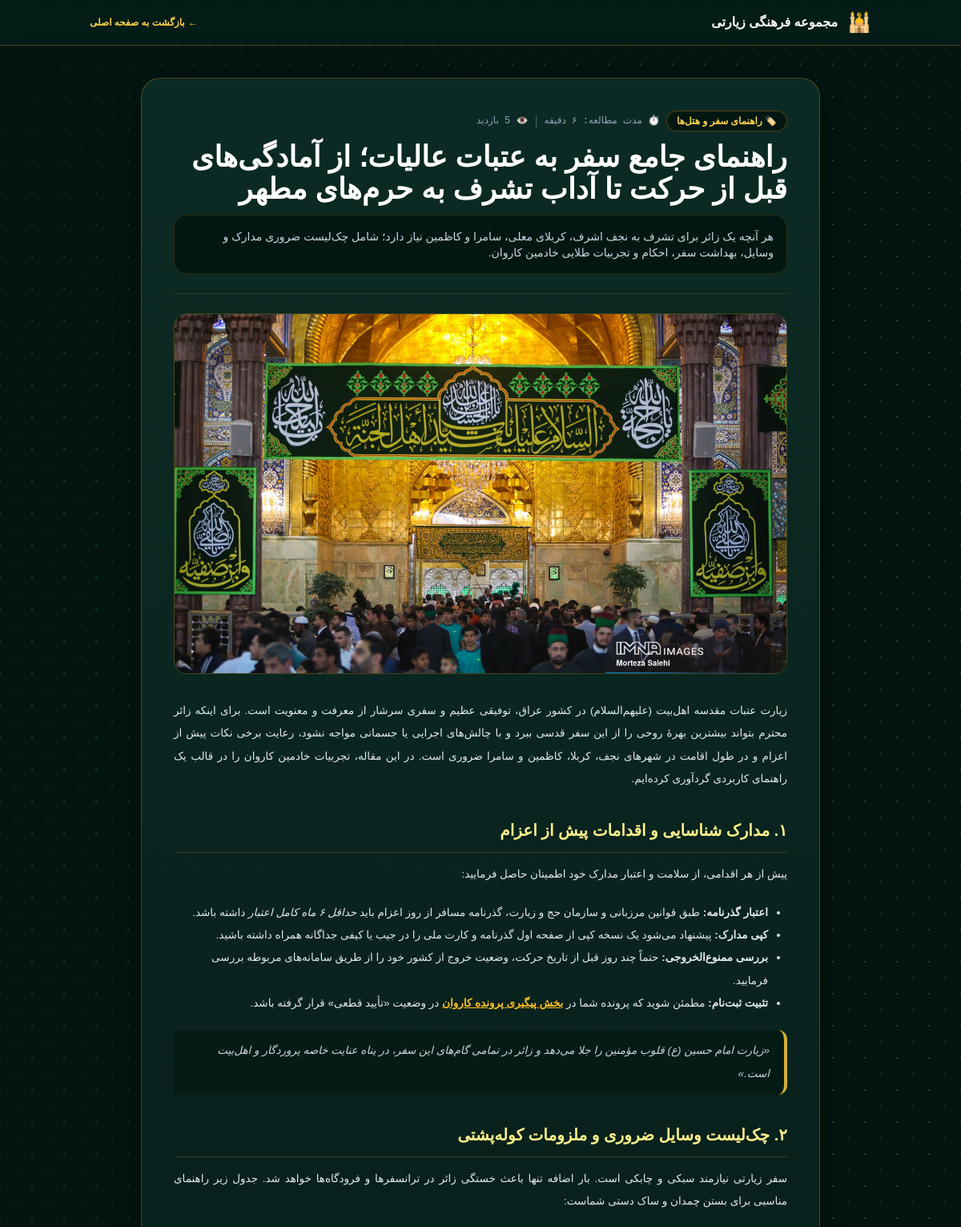
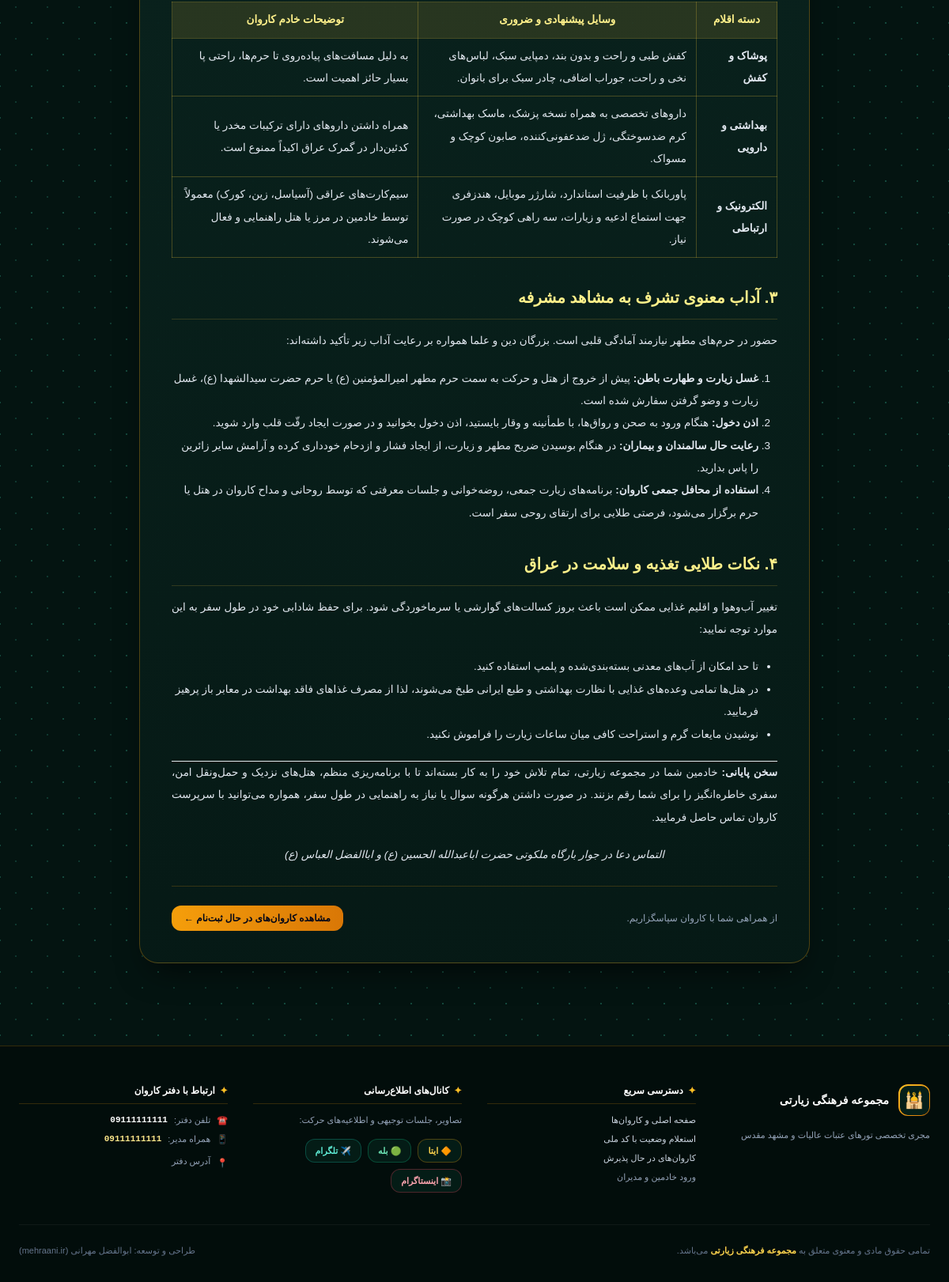
Page /single.php?id=4 on the committed database (2 pictures, top to bottom).
### tables this page shows
CREATE TABLE `blog_posts` (
  `id` int(11) NOT NULL,
  `title` varchar(255) NOT NULL,
  `category` varchar(100) DEFAULT 'آداب زیارت',
  `slug` varchar(255) NOT NULL,
  `summary` text NOT NULL,
  `read_time` varchar(20) DEFAULT '۵ دقیقه',
  `content` longtext NOT NULL,
  `image` varchar(255) DEFAULT NULL,
  `views` int(11) DEFAULT 0,
  `status` enum('published','draft') DEFAULT 'published',
  `created_at` timestamp NOT NULL DEFAULT current_timestamp()
);

### db.php (called while the page is built, shortened)
<?php
function safe($data) {
    return htmlspecialchars(trim((string)$data), ENT_QUOTES, 'UTF-8');
}
function get_settings($conn) {
    $settings = [];
    try {
        $stmt = $conn->query("SELECT setting_key, setting_value FROM settings");
        while ($row = $stmt->fetch()) {
            $settings[$row['setting_key']] = $row['setting_value'];
        }
    } catch (Exception $e) {}
    return $settings;
}

### single.php (the view, shortened to what this page needs)
<?php
require_once 'db.php';
$settings = get_settings($conn);
$post_id = (int)($_GET['id'] ?? 0);
$stmt = $conn->prepare("SELECT * FROM blog_posts WHERE id = ? AND status = 'published' LIMIT 1");
$stmt->execute([$post_id]);
$post = $stmt->fetch();
?>
<!DOCTYPE html>
<html lang="fa" dir="rtl">
<head>
    <script src="https://cdn.tailwindcss.com"></script>
    <link href="https://cdn.jsdelivr.net/gh/rastikerdar/vazirmatn@v33.003/Vazirmatn-font-face.css" rel="stylesheet">
</head>
<body class="islami-bg min-h-screen flex flex-col selection:bg-amber-500 selection:text-black">
    <header class="bg-[#051f19]/90 backdrop-blur-md border-b border-amber-500/30 sticky top-0 z-40">
        <div class="max-w-5xl mx-auto px-4 sm:px-6 h-18 py-3 flex justify-between items-center">
            <a href="index.php" class="flex items-center gap-3">
                <span class="text-2xl">🕌</span>
                <span class="font-black text-white text-sm sm:text-base"><?= safe($settings['site_title'] ?? 'کاروان زیارتی') ?></span>
            </a>
            <a href="index.php" class="text-xs text-amber-300 hover:text-white font-bold flex items-center gap-1 transition">
                <span>&larr;</span> بازگشت به صفحه اصلی
            </a>
        </div>
    </header>
    <main class="max-w-4xl mx-auto w-full px-4 sm:px-6 py-10 space-y-8 flex-grow">
        <article class="rogh-card rounded-3xl p-6 sm:p-10 border border-amber-500/30 space-y-6">
            <div class="space-y-3 pb-6 border-b border-amber-500/20">
                <div class="flex flex-wrap items-center gap-2">
                    <span class="bg-[#031712] text-amber-300 border border-amber-500/30 px-3 py-1 rounded-full text-xs font-bold">
                        🏷️ <?= safe($post['category']) ?>
                    </span>
                    <span class="text-xs text-slate-400 font-mono">
                        ⏱️ مدت مطالعه: <?= safe($post['read_time']) ?>
                    </span>
                    <span class="text-slate-600">|</span>
                    <span class="text-xs text-slate-400 font-mono">
                        👁️ <?= number_format($post['views']) ?> بازدید
                    </span>
                </div>
                <h1 class="text-2xl sm:text-4xl font-black text-white leading-snug">
                    <?= safe($post['title']) ?>
                </h1>
                <?php if (!empty($post['summary'])): ?>
                    <p class="text-xs sm:text-sm text-slate-300 leading-relaxed font-medium bg-[#031712] p-4 rounded-2xl border border-amber-500/15">
                        <?= safe($post['summary']) ?>
                    </p>
                <?php endif; ?>
            </div>
            <?php if (!empty($post['image']) && file_exists(__DIR__ . '/uploads/blog/' . $post['image'])): ?>
                <div class="rounded-2xl overflow-hidden border border-amber-500/25 max-h-[450px]">
                    <img src="uploads/blog/<?= safe($post['image']) ?>" alt="<?= safe($post['title']) ?>" class="w-full h-full object-cover">
                </div>
            <?php endif; ?>
            <div class="article-content pt-2">
                <?= $post['content'] ?>
            </div>
            <div class="pt-6 border-t border-amber-500/20 flex flex-col sm:flex-row justify-between items-center gap-3">
                <span class="text-xs text-slate-400">از همراهی شما با کاروان سپاسگزاریم.</span>
                <div class="flex gap-2">
                    <a href="index.php#caravans_section" class="bg-gradient-to-r from-amber-500 to-amber-600 text-slate-950 font-black px-4 py-2 rounded-xl text-xs">
                        مشاهده کاروان‌های در حال ثبت‌نام &larr;
                    </a>
                </div>
            </div>
        </article>
    </main>
    <?php require_once 'footer.php'; ?>
</body>
</html>

### single.php (style rules this page uses)
body { font-family: 'Vazirmatn', Tahoma, sans-serif; background-color: #041411; color: #f8fafc; }
.islami-bg { background-color: #041411; background-image: radial-gradient(#0f382f 1.2px, transparent 1.2px), radial-gradient(#14483c 1.2px, #041411 1.2px); background-size: 40px 40px; background-position: 0 0, 20px 20px; }
.rogh-card { background: linear-gradient(180deg, rgba(13, 44, 38, 0.94) 0%, rgba(6, 26, 22, 0.98) 100%); border: 1px solid rgba(212, 175, 55, 0.3); box-shadow: 0 20px 40px -15px rgba(0, 0, 0, 0.7); }
.article-content { font-size: 13.5px; line-height: 2.1; color: #e2e8f0; }
.article-content h1, .article-content h2, .article-content h3 { color: #fef08a; font-weight: 800; margin-top: 1.8rem; margin-bottom: 0.8rem; }
.article-content h2 { font-size: 1.25rem; border-bottom: 1px solid rgba(212, 175, 55, 0.2); padding-bottom: 6px; }
.article-content p { margin-bottom: 1.2rem; text-align: justify; }
.article-content a { color: #fbbf24; text-decoration: underline; font-weight: bold; }
.article-content ul, .article-content ol { margin-right: 1.5rem; margin-bottom: 1.2rem; }
.article-content ul { list-style-type: disc; }
.article-content ol { list-style-type: decimal; }
.article-content blockquote { border-right: 4px solid #d4af37; background: rgba(3, 23, 18, 0.6); padding: 12px 18px; margin: 18px 0; border-radius: 0 12px 12px 0; color: #cbd5e1; font-style: italic; }
.article-content table { width: 100%; border-collapse: collapse; margin: 20px 0; }
.article-content table, .article-content th, .article-content td { border: 1px solid rgba(212, 175, 55, 0.3); padding: 8px 12px; }
.article-content th { background-color: rgba(212, 175, 55, 0.15); color: #fef08a; }

### rows in the picture
blog_posts: category "راهنمای سفر و هتل‌ها", read_time "۶ دقیقه", title "راهنمای جامع سفر به عتبات عالیات؛ از آمادگی‌های قبل از حرکت تا آداب تشرف به حرم‌های مطهر", summary "هر آنچه یک زائر برای تشرف به نجف اشرف، کربلای معلی، سامرا و کاظمین نیاز دارد؛ شامل چک‌لیست ضروری مدارک و وسایل، بهداشت سفر، احکام و تجربیات طلایی خادمین کاروان.", image (picture), content "زیارت عتبات مقدسه اهل‌بیت (علیهم‌السلام) در کشور عراق، توفیقی عظیم و سفری سرشار از معرفت و معنویت است. برای اینکه زائر محترم بتواند بیشترین بهرهٔ روحی را از این سفر قدسی ببرد و با چالش‌های اجرایی یا جسمانی مواجه نشود، رعایت برخی نکات پیش از اعزام و در طول اقامت در شهرهای نجف، کربلا، کاظمین و سامرا ضروری است. در این مقاله، تجربیات خادمین کاروان را در قالب یک راهنمای کاربردی گردآوری کرده‌ایم. ۱. مدارک شناسایی و اقدامات پیش از اعزام پیش از هر اقدامی، از سلامت و اعتبار مدارک خود اطمینان حاصل فرمایید: اعتبار گذرنامه: طبق قوانین مرزبانی و سازمان حج و زیارت، گذرنامه مسافر از روز اعزام باید حداقل ۶ ماه کامل اعتبار داشته باشد. کپی مدارک: پیشنهاد می‌شود یک نسخه کپی از صفحه اول گذرنامه و کارت ملی را…"

### other values in the picture
safe($settings['site_title'] ?? 'کاروان زیارتی') "مجموعه فرهنگی زیارتی"
safe($settings['site_title'] ?? 'کاروان زیارتی محبان اهل‌بیت (ع)') "مجموعه فرهنگی زیارتی"
safe($settings['phone_number']) "09111111111"
safe($settings['mobile_number']) "09111111111"
safe($settings['address']) "آدرس دفتر"
